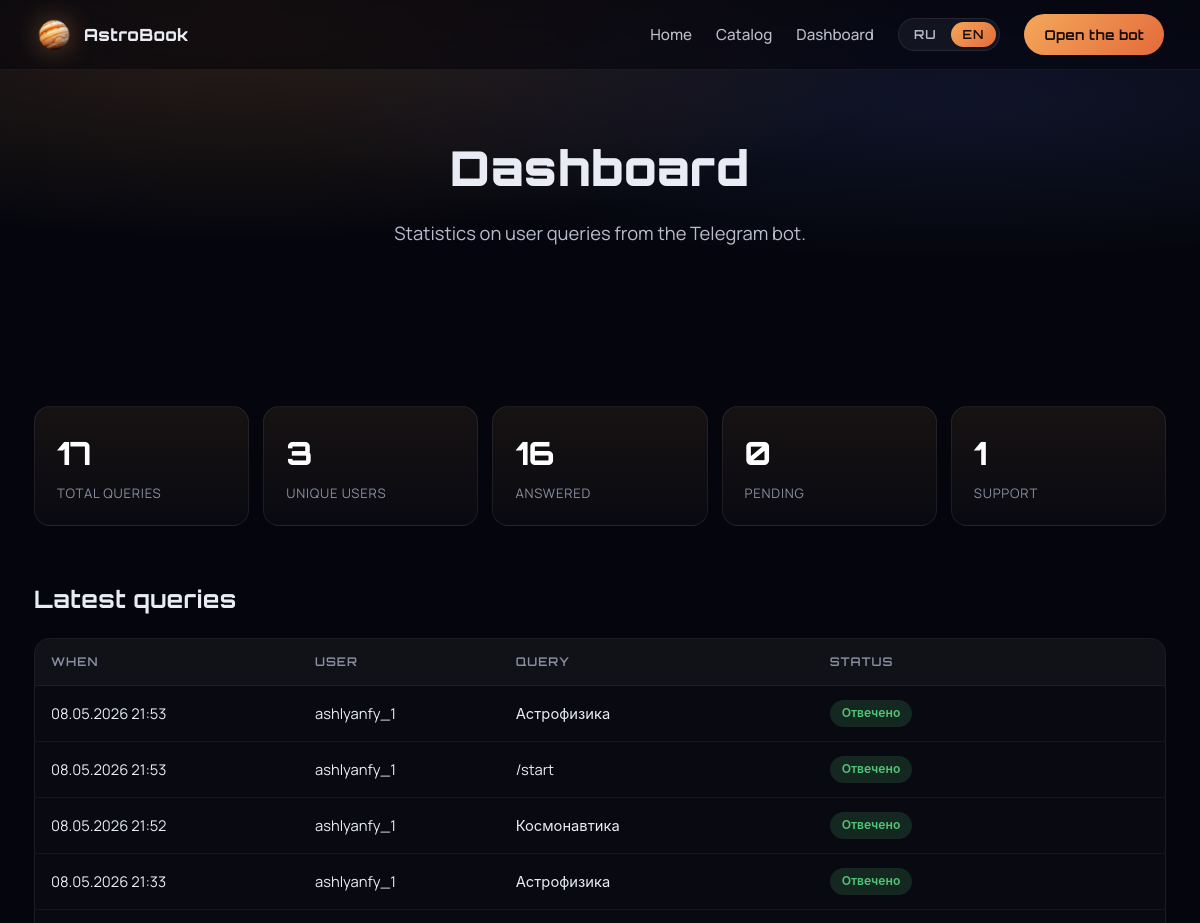
Page /dashboard/ (upper part) on the earlier database version.
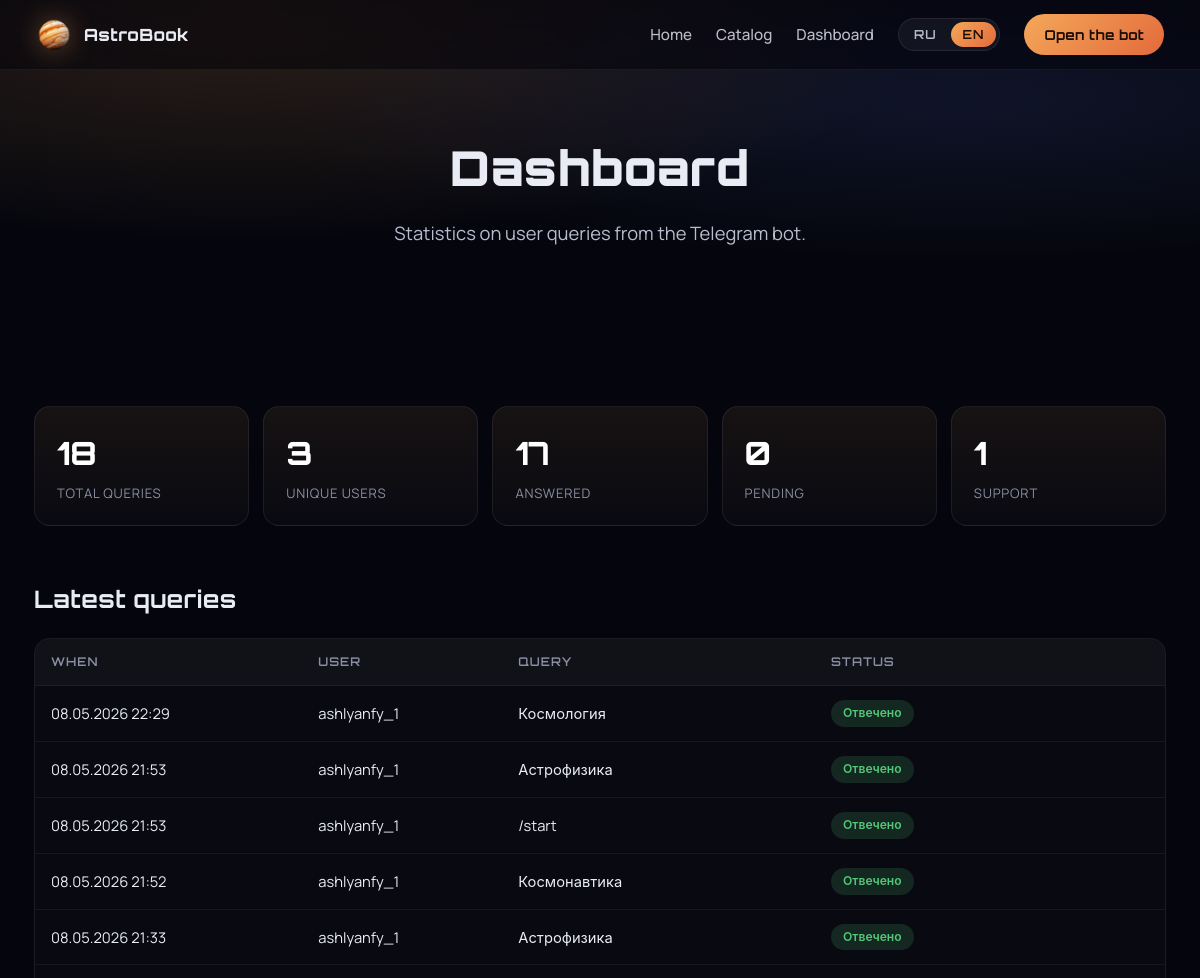
Same page on the later database version.
### catalog/models.py (models this page shows, shortened)
class UserQuery(models.Model):
    STATUS_CHOICES = [
        ('answered', 'Отвечено'),
        ('pending',  'Ожидает ответа'),
        ('support',  'Передано в поддержку'),
    ]
    telegram_id  = models.BigIntegerField(verbose_name='Telegram ID')
    username     = models.CharField(max_length=150, blank=True, verbose_name='Username')
    first_name   = models.CharField(max_length=150, blank=True, verbose_name='Имя')
    query_text   = models.TextField(verbose_name='Запрос')
    bot_response = models.TextField(blank=True, verbose_name='Ответ бота')
    admin_reply  = models.TextField(blank=True, verbose_name='Ответ поддержки')
    reply_sent   = models.BooleanField(default=False, verbose_name='Ответ отправлен в Telegram')
    status       = models.CharField(
        max_length=20, choices=STATUS_CHOICES,
        default='answered', verbose_name='Статус'
    )
    created_at   = models.DateTimeField(auto_now_add=True, verbose_name='Дата')
    class Meta:
        verbose_name        = 'Запрос'
        verbose_name_plural = 'Запросы пользователей'
        ordering            = ['-created_at']

### catalog/views.py (the view)
# urls.py: path('dashboard/', views.dashboard, name='dashboard'),
def dashboard(request):
    by_status = dict(UserQuery.objects.values_list('status').annotate(n=Count('id')))
    return render(request, 'catalog/dashboard.html', {
        'queries':      UserQuery.objects.all()[:50],
        'total':        UserQuery.objects.count(),
        'unique_users': UserQuery.objects.values('telegram_id').distinct().count(),
        'answered':     by_status.get('answered', 0),
        'pending':      by_status.get('pending', 0),
        'support':      by_status.get('support', 0),
    })

### catalog/templates/catalog/dashboard.html (shortened to what this page needs)
{% extends 'catalog/base.html' %}
{% block body_class %}page-dashboard{% endblock %}
{% block content %}
<section class="page-hero">
  <div class="container">
    <h1 data-i18n="dashboard_title">Панель управления</h1>
    <p class="lead" data-i18n="dashboard_lead">Статистика по запросам пользователей в Telegram-боте.</p>
  </div>
</section>
<section class="section">
  <div class="container">
    <div class="stats-grid">
      <div class="stat-card"><strong>{{ total }}</strong><span data-i18n="dash_total">всего запросов</span></div>
      <div class="stat-card"><strong>{{ unique_users }}</strong><span data-i18n="dash_users">уникальных пользователей</span></div>
      <div class="stat-card"><strong>{{ answered }}</strong><span data-i18n="dash_answered">отвечено</span></div>
      <div class="stat-card"><strong>{{ pending }}</strong><span data-i18n="dash_pending">ожидают</span></div>
      <div class="stat-card"><strong>{{ support }}</strong><span data-i18n="dash_support">в поддержке</span></div>
    </div>
    <h2 class="section-title" data-i18n="dash_recent">Последние запросы</h2>
    <div class="table-wrap">
      <table class="queries-table">
        <thead>
          <tr>
            <th data-i18n="th_when">Когда</th>
            <th data-i18n="th_user">Пользователь</th>
            <th data-i18n="th_query">Запрос</th>
            <th data-i18n="th_status">Статус</th>
          </tr>
        </thead>
        <tbody>
          {% for q in queries %}
          <tr>
            <td>{{ q.created_at|date:"d.m.Y H:i" }}</td>
            <td>{{ q.username|default:q.first_name|default:q.telegram_id }}</td>
            <td class="query-text">{{ q.query_text }}</td>
            <td><span class="badge badge-{{ q.status }}">{{ q.get_status_display }}</span></td>
          </tr>
          {% empty %}
          <tr><td colspan="4" class="empty" data-i18n="empty_queries">Запросов пока нет.</td></tr>
          {% endfor %}
        </tbody>
      </table>
    </div>
  </div>
</section>
{% endblock %}

Differences in the rows shown:
added UserQuery: created_at "08.05.2026 22:29", username "ashlyanfy_1", query_text "Космология", status "Отвечено"
Other differences:
{{ total }}: "17" → "18"
{{ answered }}: "16" → "17"
